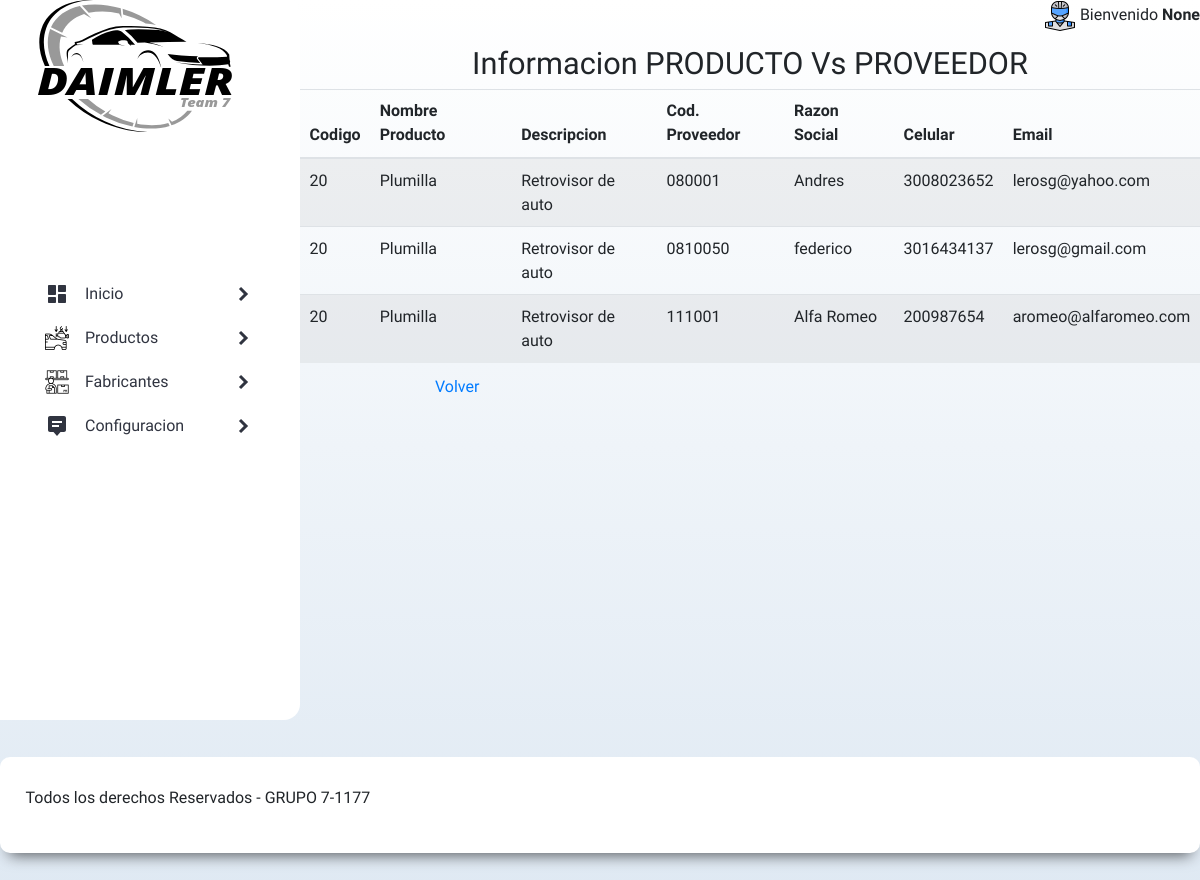
The app's page /info_prod/2 (signed in) with its own data.
### tables this page shows
CREATE TABLE proveedor (
  id_proveedor INTEGER PRIMARY KEY AutoIncrement,
  codigo_proveedor varchar(15) NOT NULL UNIQUE,
  tipoid_proveedor varchar(5) NOT NULL,
  nroid_proveedor varchar(15) NOT NULL,
  dv_nroid char(1) NOT NULL,
  razon_social_proveedor varchar(255) NOT NULL,
  nombre_representante varchar(255) NOT NULL,
  nombre_contacto varchar(255) NOT NULL,
  email_proveedor varchar(255) NOT NULL,
  codigo_pais varchar(15) DEFAULT NULL,
  ciudad varchar(50) DEFAULT NULL,
  direccion varchar(255) DEFAULT NULL,
  telefono varchar(50) NOT NULL,
  celular varchar(50) NOT NULL,
  estado char(1) NOT NULL DEFAULT 1,
  fecha_sistema datetime DEFAULT CURRENT_TIMESTAMP,
  codigo_usuario varchar(15) NOT NULL
  );

CREATE TABLE productos (
  id_producto INTEGER PRIMARY KEY AutoIncrement,
  codigo_producto varchar(15) NOT NULL UNIQUE,
  nombre_producto varchar(255) NOT NULL,
  descripcion text,
  cminima_rq_bodega decimal(15,0) DEFAULT NULL,
  cdisponible_bodega decimal(15,0) DEFAULT NULL,
  estado char(1) NOT NULL DEFAULT 1,
  fecha_sistema datetime DEFAULT CURRENT_TIMESTAMP,
  codigo_usuario varchar(15) NOT NULL
  );

### app.py (the view)
@app.route("/info_prod/<int:id>")
def info_prod(id):
    if g.user:
        if request.method == 'GET':
            db = get_db()
            cursor = db.cursor()
            cursor.execute( '''select pr.codigo_producto, pr.nombre_producto, pr.descripcion, pro.codigo_proveedor, pro.razon_social_proveedor, pro.celular,
                    pro.email_proveedor, pro.direccion from productos as pr
                    inner join produ_prov as pp on pr.id_producto= pp.id_producto
                    inner join proveedor as pro on pro.id_proveedor= pp.id_proveedor
                    where pr.id_producto= ?; ''', (id,))
            productos = cursor.fetchall()
            close_db()
            return render_template("info_prod.html", sesion_iniciada=sesion_iniciada, productos=productos, usuario=g.user)
    else:
        return render_template('index.html', sesion_iniciada=sesion_iniciada, usuario=g.user)

### app.py (called while the page is built)
@app.before_request  # Decorador
def load_logged_in_user():
    user_id = session.get('user_id')
    if user_id is None:
        g.user = None
    else:
        g.user = get_db().execute(
            'SELECT * FROM usuarios WHERE codigo_usuario = ?', (user_id,)
        ).fetchone()

### db.py (called while the page is built)
def get_db():
    try:
        if 'db' not in g:
            g.db = sqlite3.connect("db/daimler.db")
            g.db.row_factory = sqlite3.Row
        return g.db
    except Error:
        print( Error )

### templates/info_prod.html
{% extends "base.html" %}
{% block cont_menu %}
<div class="form_menu">
    <h2>Informacion PRODUCTO Vs PROVEEDOR</h2>
    <table id="producto" class="table table-striped table-inverse table-responsive">
        <thead class="thead-inverse">
            <tr>
                <th>Codigo</th>
                <th>Nombre Producto</th>
                <th>Descripcion</th>
                <th>Cod. Proveedor</th>
                <th>Razon Social</th>
                <th>Celular</th>
                <th>Email</th>
            </tr>
            </thead>
            <tbody>
                {%for productos in productos %}
                <tr>
                    <td>{{productos[0]}} </td>
                    <td>{{productos[1]}} </td>
                    <td>{{productos[2]}} </td>
                    <td>{{productos[3]}} </td>
                    <td>{{productos[4]}} </td>
                    <td>{{productos[5]}} </td>
                    <td>{{productos[6]}} </td>
                </tr>
                {%endfor %}
            </tbody>
    </table>
    <div class="enviar">
        <a href="{{ url_for('crud_productos') }}" class="list__button">Volver</a>
    </div>
</div>
{% endblock %}

### static/css/styles.css (style rules this page uses)
:root { --blanco: #000; --amarilo: #e6f36f; --oscuro: #212121; --rojo: #e70606; --primario: #c0e4bb; --secundario: #adb5bd; --gris: #757575; }
html { font-size: 80%; box-sizing: border-box; scroll-snap-type: y mandatory; }
*, *:before, *:after { box-sizing: inherit; box-sizing: border-box; margin: 0; padding: 0; list-style: none; text-decoration: none; border: none; outline: none; }
body { font-size: 16px; font-family: 'Cuprum', sans-serif; background-image: linear-gradient(to top, #dfe9f3 0%, white 100%); min-height: 100%; }
h1, h2, h3 { text-align: center; }
h2 { font-size: 2.4rem; }
.form_menu { padding-top: 20px; align-items: flex; margin: 0 auto; position: relative; }
.enviar { display: flex; justify-content: flex-end; }

### static/css/preload.css (style rules this page uses)
.list__button { display: flex; align-items: center; gap: 1em; width: 70%; margin: 0 auto; }

### records on screen
proveedor: codigo_producto "20", nombre_producto "Plumilla", descripcion "Retrovisor de auto", codigo_proveedor "080001", razon_social_proveedor "Andres", celular "3008023652", email_proveedor "lerosg@yahoo.com"
proveedor: codigo_producto "20", nombre_producto "Plumilla", descripcion "Retrovisor de auto", codigo_proveedor "0810050", razon_social_proveedor "federico", celular "3016434137", email_proveedor "lerosg@gmail.com"
proveedor: codigo_producto "20", nombre_producto "Plumilla", descripcion "Retrovisor de auto", codigo_proveedor "111001", razon_social_proveedor "Alfa Romeo", celular "200987654", email_proveedor "aromeo@alfaromeo.com"

### other values on screen
{{ sesion_iniciada[1] }} "None"
